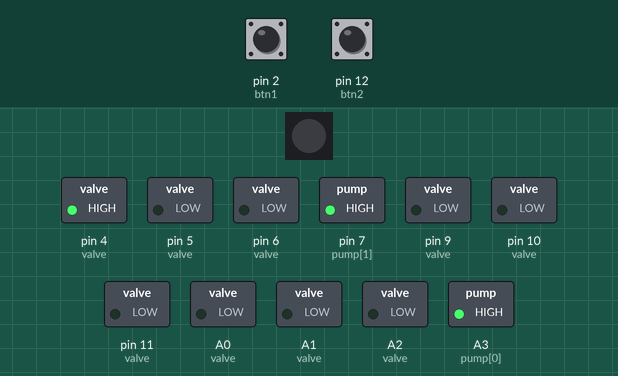
Recording of a sketch running on a simulated Arduino Nano, built with avr-gcc and run on an emulated ATmega328P. Shown: 1 RGB LEDs in strip order, left to right, switched loads named in the sketch (green lamp = pin HIGH). The inputs (shaded band) are chosen by the test bench; at power-on: pin 2 (btn1) HIGH, pin 12 (btn2) HIGH. Dim RGB values are drawn brighter than linear.

Above: at 1.2 s.
1.3 s: pin 2 (btn1) pulled LOW for 0.15 s
At 1.37 s:
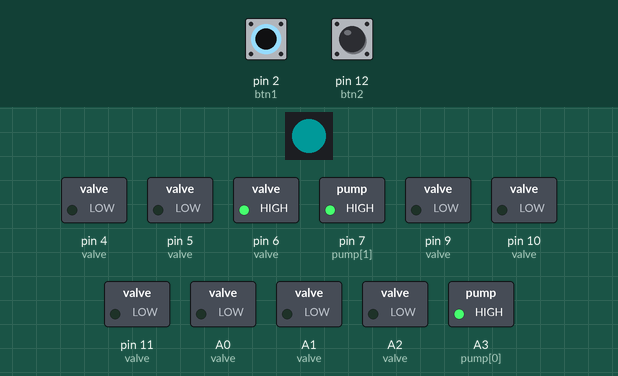
2.9 s: pin 12 (btn2) pulled LOW for 0.15 s
At 2.97 s:
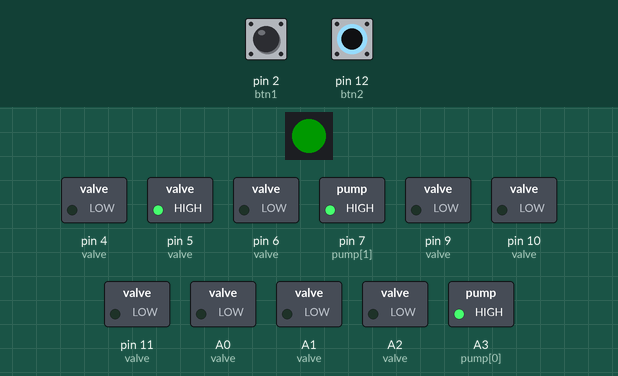
4.5 s: pin 12 (btn2) pulled LOW for 3.2 s
At 8.8 s:
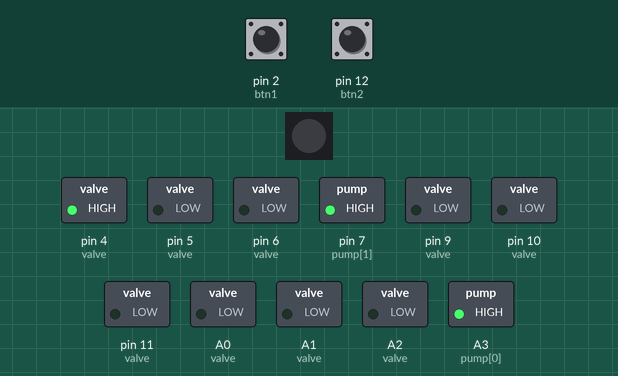
9.2 s: pin 2 (btn1) pulled LOW for 3.2 s
At 9.9 s:
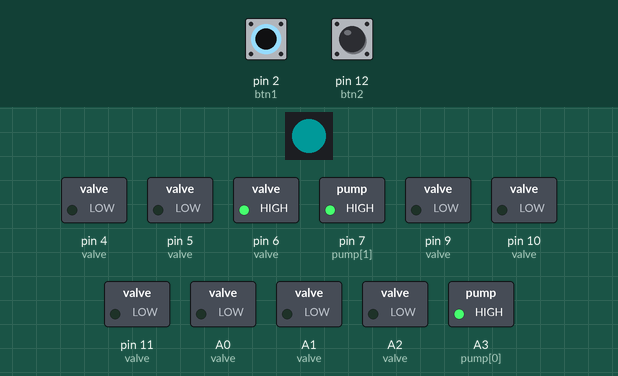
Timing chart, 0 to 13.9 s (numbered marks = the images above; inputs shaded):
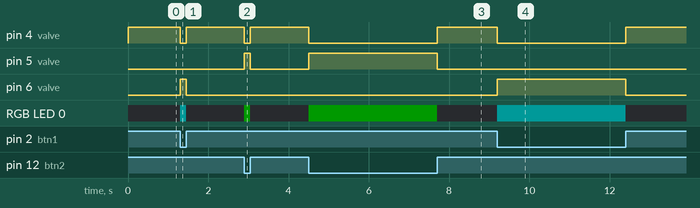

Measured:
- after the input at 1.3 s, pin 4 (valve): HIGH → LOW at once, → HIGH 0.15 s later; pin 6 (valve): LOW → HIGH at once, → LOW 0.15 s later; RGB LED 0: off → RGB(0, 25, 25) at once, → off 0.15 s later
- after the input at 2.9 s, pin 4 (valve): HIGH → LOW at once, → HIGH 0.15 s later; pin 5 (valve): LOW → HIGH at once, → LOW 0.15 s later; RGB LED 0: off → RGB(0, 25, 0) at once, → off 0.15 s later
- after the input at 4.5 s, pin 4 (valve): HIGH → LOW at once, → HIGH 3.2 s later; pin 5 (valve): LOW → HIGH at once, → LOW 3.2 s later; RGB LED 0: off → RGB(0, 25, 0) at once, → off 3.2 s later
- after the input at 9.2 s, pin 4 (valve): HIGH → LOW at once, → HIGH 3.2 s later; pin 6 (valve): LOW → HIGH at once, → LOW 3.2 s later; RGB LED 0: off → RGB(0, 25, 25) at once, → off 3.2 s later

The sketch:

basic_pick_and_place.ino
```cpp
// Programmable Air
// Author: tinkrmind
// github.com/tinkrmind/programmable-air
//
// Simple pick and place
// IO board 1 connected to channel 4
// Valve board 1 connected to SMD pick and place syringe
//

#include <Adafruit_NeoPixel.h>

const int pump[2] = {A3, 7};

#define OPEN 1
#define CLOSE 0
// atmosphere, pressure, vacuum
const int valve[12] = {   4,  5,  6, \
                          9,  10, 11, \
                          A0, A1, A2,  \
                          12, 3,  2
                      };

const int sense[4] = {A7, 8, A6, A4};

#define SCK 13

#define neopixelPin 3
#define btn1 2
#define btn2 12

Adafruit_NeoPixel neopixel = Adafruit_NeoPixel(1, neopixelPin, NEO_GRB + NEO_KHZ800);

void setup() {
  // Initiate with all valve and pumps off
  initializePins();

  //switch on pumps
  digitalWrite(pump[0], HIGH);
  digitalWrite(pump[1], HIGH);

  // Initialise IO board
  neopixel.begin();
  pinMode(btn1, INPUT_PULLUP);
  pinMode(btn2, INPUT_PULLUP);
}

void loop() {
  // If button 1 is pressed release the conponent
  if (!digitalRead(btn2)) {
    neopixel.setPixelColor(0, neopixel.Color(0, 25, 0));
    neopixel.show();
    setValve(0, CLOSE);
    setValve(1, OPEN);
    setValve(2, CLOSE);
  }
  // If button 2 is pressed blow air in to un-jam
  else if (!digitalRead(btn1)) {
    neopixel.setPixelColor(0, neopixel.Color(0, 25, 25));
    neopixel.show();
    setValve(0, CLOSE);
    setValve(1, CLOSE);
    setValve(2, OPEN);
  }
  // if button is not pressed suck air from syringe to pick up components
  else {
    neopixel.setPixelColor(0, neopixel.Color(0, 0, 0));
    neopixel.show();
    setValve(0, OPEN);
    setValve(1, CLOSE);
    setValve(2, CLOSE);
  }
}

void setAllValves(int position) {
  if (position == OPEN) {
    for (int i = 0; i < 12; i++) {
      digitalWrite(valve[i], HIGH);
    }
  }

  if (position == CLOSE) {
    for (int i = 0; i < 12; i++) {
      digitalWrite(valve[i], LOW);
    }
  }
}

void setValve(int number, int position) {
  if (position == OPEN) {
    digitalWrite(valve[number], HIGH);
  }

  if (position == CLOSE) {
    digitalWrite(valve[number], LOW);
  }
}

void initializePins(){
  for (int i = 0; i < 12; i++) {
    pinMode(valve[i], OUTPUT);
    digitalWrite(valve[i], LOW);
  }
  for (int i = 0; i < 4; i++) {
    pinMode(sense[i], INPUT);
  }
  pinMode(SCK, OUTPUT);

  for (int i = 0; i < 2; i++) {
    pinMode(pump[i], OUTPUT);
    digitalWrite(pump[i], LOW);
  }
}
```
